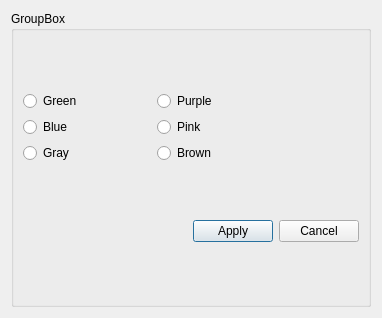
<?xml version="1.0" encoding="UTF-8"?>
<ui version="4.0">
 <class>ChooseBackgroundColorWindow</class>
 <widget class="QDialog" name="ChooseBackgroundColorWindow">
  <property name="geometry">
   <rect>
    <x>0</x>
    <y>0</y>
    <width>382</width>
    <height>318</height>
   </rect>
  </property>
  <property name="windowTitle">
   <string>Dialog</string>
  </property>
  <layout class="QVBoxLayout" name="verticalLayout_5">
   <item>
    <layout class="QVBoxLayout" name="verticalLayout_3">
     <item>
      <widget class="QGroupBox" name="groupBox">
       <property name="title">
        <string>GroupBox</string>
       </property>
       <layout class="QVBoxLayout" name="verticalLayout_4">
        <item>
         <layout class="QHBoxLayout" name="horizontalLayout">
          <item>
           <layout class="QVBoxLayout" name="verticalLayout">
            <item>
             <widget class="QRadioButton" name="GreenRadioButton">
              <property name="text">
               <string>Green</string>
              </property>
             </widget>
            </item>
            <item>
             <widget class="QRadioButton" name="BlueRadioButton">
              <property name="text">
               <string>Blue</string>
              </property>
             </widget>
            </item>
            <item>
             <widget class="QRadioButton" name="GrayRadioButton">
              <property name="text">
               <string>Gray</string>
              </property>
             </widget>
            </item>
           </layout>
          </item>
          <item>
           <layout class="QVBoxLayout" name="verticalLayout_2">
            <item>
             <widget class="QRadioButton" name="PurpleRadioButton">
              <property name="text">
               <string>Purple</string>
              </property>
             </widget>
            </item>
            <item>
             <widget class="QRadioButton" name="PinkRadioButton">
              <property name="text">
               <string>Pink</string>
              </property>
             </widget>
            </item>
            <item>
             <widget class="QRadioButton" name="BrownRadioButton">
              <property name="text">
               <string>Brown</string>
              </property>
             </widget>
            </item>
           </layout>
          </item>
          <item>
           <spacer name="horizontalSpacer_2">
            <property name="orientation">
             <enum>Qt::Horizontal</enum>
            </property>
            <property name="sizeType">
             <enum>QSizePolicy::Fixed</enum>
            </property>
            <property name="sizeHint" stdset="0">
             <size>
              <width>75</width>
              <height>20</height>
             </size>
            </property>
           </spacer>
          </item>
         </layout>
        </item>
        <item>
         <layout class="QHBoxLayout" name="horizontalLayout_2">
          <item>
           <spacer name="horizontalSpacer">
            <property name="orientation">
             <enum>Qt::Horizontal</enum>
            </property>
            <property name="sizeHint" stdset="0">
             <size>
              <width>40</width>
              <height>20</height>
             </size>
            </property>
           </spacer>
          </item>
          <item>
           <widget class="QPushButton" name="ApplybgColor">
            <property name="text">
             <string>Apply</string>
            </property>
           </widget>
          </item>
          <item>
           <widget class="QPushButton" name="CancelbgColor">
            <property name="text">
             <string>Cancel</string>
            </property>
           </widget>
          </item>
         </layout>
        </item>
       </layout>
      </widget>
     </item>
    </layout>
   </item>
  </layout>
  <zorder>GreenRadioButton</zorder>
  <zorder>BlueRadioButton</zorder>
  <zorder>GrayRadioButton</zorder>
  <zorder>layoutWidget</zorder>
  <zorder>groupBox</zorder>
  <zorder></zorder>
  <zorder></zorder>
 </widget>
 <resources/>
 <connections/>
</ui>
